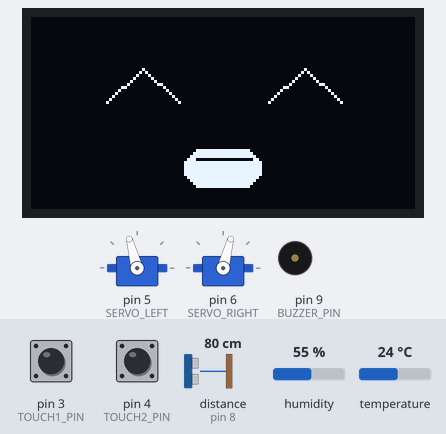
Simulated run of this sketch. Board: Arduino Uno, built with avr-gcc and run on an emulated ATmega328P. Parts: 2 × servo, 128×64 one-colour display, buzzer (waves = sounding). Wiring (inferred from the names in the program): ultrasonic range finder: trigger pin 7; echo pin 8. Inputs (shaded band) come from the test bench; at power-on: pin 4 (TOUCH2_PIN) LOW, pin 3 (TOUCH1_PIN) LOW, distance to the obstacle (sensor on pin 8) 80 cm, humidity 55 %, temperature 24 °C. The echo pulse lasts 58.3 µs per cm; what the sketch prints to the serial monitor is not drawn.

Above: at 1.2 s.
1.3 s: pin 4 (TOUCH2_PIN) pulled HIGH for 0.15 s
At 1.89 s:
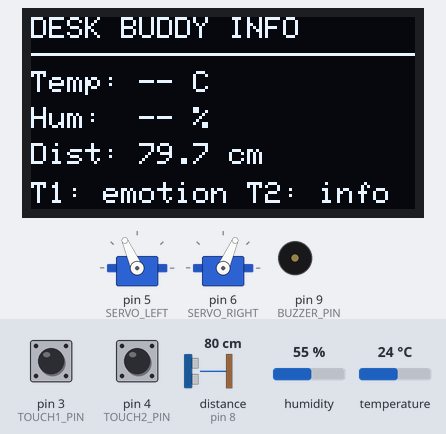
2.0 s: pin 3 (TOUCH1_PIN) pulled HIGH for 0.15 s
At 2.44 s:
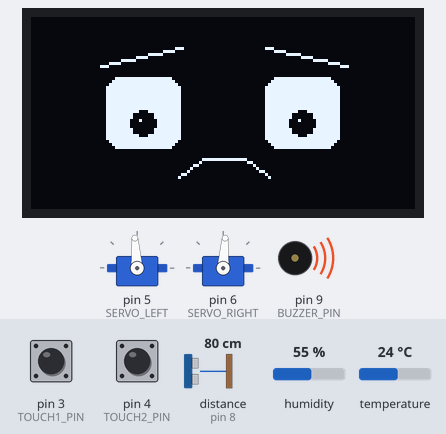
2.7 s: distance to the obstacle (sensor on pin 8) set to 2 cm
At 3.43 s:
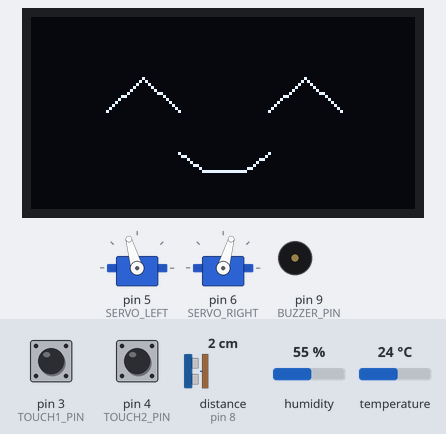
Timing chart, 0 to 11.4 s (numbered marks = the images above; inputs shaded):
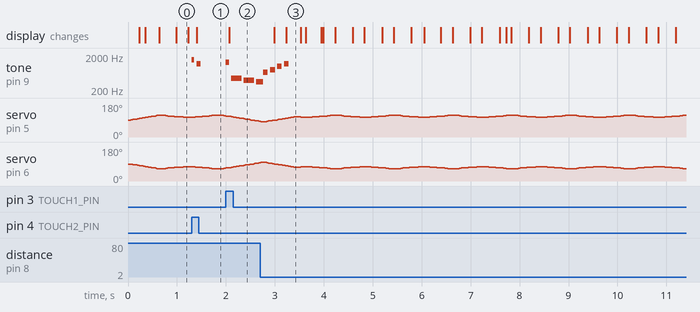

The sketch:

DeskBuddyCode.ino
```cpp
#include <Wire.h>
#include <Adafruit_GFX.h>
#include <Adafruit_SSD1306.h>
#include <DHT.h>
#include <Servo.h>

// DESK BUDDY - Arduino Uno R3
// OLED + DHT11 + 2x TTP223 + HC-SR04 + 2x SG90 + passive buzzer D9
#define DHT_PIN       2
#define TOUCH1_PIN    3
#define TOUCH2_PIN    4
#define SERVO_LEFT    5
#define SERVO_RIGHT   6
#define TRIG_PIN      7
#define ECHO_PIN      8
#define BUZZER_PIN    9
#define OLED_ADDR     0x3C
#define DHT_TYPE      DHT11

Adafruit_SSD1306 display(128, 64, &Wire, -1);
DHT dht(DHT_PIN, DHT_TYPE);
Servo leftEar, rightEar;

const unsigned long SLEEP_AFTER_MS = 5000UL;
const unsigned long SENSOR_INTERVAL_MS = 150UL;
const unsigned long DHT_INTERVAL_MS = 2000UL;
const unsigned long DISPLAY_INTERVAL_MS = 120UL;
const unsigned long SERVO_INTERVAL_MS = 20UL;
const unsigned long DEBOUNCE_MS = 180UL;
const unsigned long SOUND_GAP_MS = 45UL;

const float WAKE_DISTANCE_CM = 5.0;
const float RELEASE_DISTANCE_CM = 7.0;

// Chinh goc theo co cau tai thuc te. Hai servo thuong phai quay nguoc chieu co hoc.
const int LEFT_DOWN = 65;
const int LEFT_UP = 115;
const int RIGHT_DOWN = 115;
const int RIGHT_UP = 65;
const bool REVERSE_LEFT_SERVO = false;
const bool REVERSE_RIGHT_SERVO = false;

enum Emotion : byte {
  NORMAL, HAPPY, SAD, ANGRY, SURPRISED, SLEEPING,
  LOVE, CONFUSED, WINK, EXCITED, SUSPICIOUS, SHY
};
Emotion currentEmotion = HAPPY;

unsigned long lastInteraction = 0, lastSensorRead = 0, lastDhtRead = 0;
unsigned long lastDisplayDraw = 0, lastServoUpdate = 0;
unsigned long lastTouch1 = 0, lastTouch2 = 0;
bool previousTouch1 = false, previousTouch2 = false;
bool nearObject = false, showInfo = false;
float distanceCm = -1.0, temperatureC = NAN, humidityPct = NAN;
int leftPosition = 90, rightPosition = 90, leftTarget = 90, rightTarget = 90;

// 12 bo giai dieu ngan, tu tao, moi cam xuc mot mau not rieng.
// Can buzzer passive de nghe duoc cao do khac nhau.
const uint16_t emotionNotes[12][4] PROGMEM = {
  {523, 659, 587, 0},       // NORMAL
  {659, 784, 988, 1175},    // HAPPY
  {440, 392, 349, 330},     // SAD
  {880, 784, 698, 587},     // ANGRY
  {1047, 1319, 1175, 1568}, // SURPRISED
  {392, 349, 330, 294},     // SLEEPING
  {523, 659, 784, 988},     // LOVE
  {740, 494, 659, 440},     // CONFUSED
  {988, 1175, 784, 1047},   // WINK
  {784, 988, 1175, 1568},   // EXCITED
  {392, 554, 466, 622},     // SUSPICIOUS
  {587, 698, 659, 523}      // SHY
};
const uint16_t emotionDuration[12] PROGMEM = {
  115, 95, 210, 100, 115, 240, 145, 135, 95, 80, 160, 165
};
uint16_t soundNotes[6];
uint16_t soundDurations[6];
byte soundCount = 0, soundIndex = 0;
unsigned long nextSoundAt = 0;
bool soundPlaying = false;

const char* emotionName(Emotion e) {
  switch (e) {
    case NORMAL: return "NORMAL"; case HAPPY: return "HAPPY";
    case SAD: return "SAD"; case ANGRY: return "ANGRY";
    case SURPRISED: return "SURPRISED"; case SLEEPING: return "SLEEPING";
    case LOVE: return "LOVE"; case CONFUSED: return "CONFUSED";
    case WINK: return "WINK"; case EXCITED: return "EXCITED";
    case SUSPICIOUS: return "SUSPICIOUS"; case SHY: return "SHY";
  }
  return "UNKNOWN";
}

void stopSound() {
  noTone(BUZZER_PIN);
  soundPlaying = false;
  soundCount = soundIndex = 0;
}

void startEmotionSound(Emotion e, bool touch1Ack) {
  noTone(BUZZER_PIN);
  soundCount = soundIndex = 0;
  // TTP1 co mot not bao nhan, sau do la giai dieu cua cam xuc moi.
  if (touch1Ack) {
    soundNotes[soundCount] = 1319;
    soundDurations[soundCount++] = 65;
  }
  for (byte i = 0; i < 4; i++) {
    soundNotes[soundCount] = pgm_read_word(&emotionNotes[(byte)e][i]);
    soundDurations[soundCount] = pgm_read_word(&emotionDuration[(byte)e]);
    soundCount++;
  }
  soundPlaying = true;
  nextSoundAt = millis();
}

void playTouch2Sound() {
  // Hai tieng ting ngan, khac am bao TTP1.
  noTone(BUZZER_PIN);
  soundNotes[0] = 1568; soundDurations[0] = 55;
  soundNotes[1] = 1175; soundDurations[1] = 85;
  soundCount = 2; soundIndex = 0;
  soundPlaying = true;
  nextSoundAt = millis();
}

void updateSound(unsigned long now) {
  if (!soundPlaying || (long)(now - nextSoundAt) < 0) return;
  if (soundIndex >= soundCount) { stopSound(); return; }
  uint16_t f = soundNotes[soundIndex];
  uint16_t d = soundDurations[soundIndex];
  if (f == 0) noTone(BUZZER_PIN);
  else tone(BUZZER_PIN, f, d);
  soundIndex++;
  nextSoundAt = now + d + SOUND_GAP_MS;
}

void setEmotion(Emotion e, bool touch1Ack = false) {
  if (currentEmotion != e) {
    currentEmotion = e;
    Serial.print(F("Emotion: ")); Serial.println(emotionName(e));
    startEmotionSound(e, touch1Ack);
  } else if (touch1Ack) {
    startEmotionSound(e, true);
  }
}

void nextEmotion() {
  byte n = (byte)currentEmotion;
  for (byte i = 0; i < 12; i++) {
    n = (n + 1) % 12;
    if (n != SLEEPING) { setEmotion((Emotion)n); return; }
  }
}

float readDistanceCm() {
  digitalWrite(TRIG_PIN, LOW); delayMicroseconds(2);
  digitalWrite(TRIG_PIN, HIGH); delayMicroseconds(10);
  digitalWrite(TRIG_PIN, LOW);
  unsigned long duration = pulseIn(ECHO_PIN, HIGH, 12000UL);
  if (duration == 0) return -1.0;
  return duration * 0.0343 / 2.0;
}

void updateUltrasonic(unsigned long now) {
  if (now - lastSensorRead < SENSOR_INTERVAL_MS) return;
  lastSensorRead = now;
  distanceCm = readDistanceCm();
  bool wasNear = nearObject;
  if (distanceCm >= 2.0 && distanceCm <= WAKE_DISTANCE_CM) nearObject = true;
  else if (distanceCm > RELEASE_DISTANCE_CM || distanceCm < 0) nearObject = false;
  if (nearObject) {
    lastInteraction = now;
    showInfo = false;
    if (!wasNear) setEmotion(HAPPY);
  }
}

void updateDHT(unsigned long now) {
  if (now - lastDhtRead < DHT_INTERVAL_MS) return;
  lastDhtRead = now;
  float t = dht.readTemperature(), h = dht.readHumidity();
  if (!isnan(t)) temperatureC = t;
  if (!isnan(h)) humidityPct = h;
}

void updateTouch(unsigned long now) {
  bool t1 = digitalRead(TOUCH1_PIN);
  bool t2 = digitalRead(TOUCH2_PIN);

  if (t1 && !previousTouch1 && now - lastTouch1 >= DEBOUNCE_MS) {
    lastTouch1 = now; lastInteraction = now; showInfo = false;
    if (currentEmotion == SLEEPING) setEmotion(HAPPY, true);
    else { nextEmotion(); startEmotionSound(currentEmotion, true); }
  }

  if (t2 && !previousTouch2 && now - lastTouch2 >= DEBOUNCE_MS) {
    lastTouch2 = now; lastInteraction = now;
    playTouch2Sound();
    if (currentEmotion == SLEEPING) {
      setEmotion(NORMAL); showInfo = true;
    } else {
      showInfo = !showInfo;
    }
  }
  previousTouch1 = t1;
  previousTouch2 = t2;
}

void updateSleep(unsigned long now) {
  if (nearObject) return;
  if (now - lastInteraction >= SLEEP_AFTER_MS && currentEmotion != SLEEPING) {
    showInfo = false;
    setEmotion(SLEEPING);
  }
}

int correctedAngle(int a, bool reverse) {
  a = constrain(a, 0, 180);
  return reverse ? 180 - a : a;
}

void setEarTargets(int l, int r) {
  leftTarget = correctedAngle(l, REVERSE_LEFT_SERVO);
  rightTarget = correctedAngle(r, REVERSE_RIGHT_SERVO);
}

void calculateEarPose(unsigned long now) {
  int phase = (now / 150UL) % 8;
  int wave = (phase < 4) ? phase : 7 - phase;
  int wiggle = wave * 3;
  switch (currentEmotion) {
    case NORMAL: setEarTargets(88 + wiggle, 92 - wiggle); break;
    case HAPPY: setEarTargets(105 + wiggle, 75 - wiggle); break;
    case SAD: setEarTargets(LEFT_DOWN, RIGHT_DOWN); break;
    case ANGRY: setEarTargets(115 + (wave % 2) * 4, 65 - (wave % 2) * 4); break;
    case SURPRISED: setEarTargets(LEFT_UP, RIGHT_UP); break;
    case SLEEPING: setEarTargets(LEFT_DOWN, RIGHT_DOWN); break;
    case LOVE: setEarTargets(100 + wiggle, 80 + wiggle); break;
    case CONFUSED: setEarTargets(LEFT_UP, RIGHT_DOWN); break;
    case WINK: setEarTargets(95 + wiggle, RIGHT_UP); break;
    case EXCITED: setEarTargets(108 + wiggle * 2, 72 - wiggle * 2); break;
    case SUSPICIOUS: setEarTargets(LEFT_DOWN + 12, RIGHT_UP - 12); break;
    case SHY: setEarTargets(LEFT_DOWN + 8 + wiggle, RIGHT_DOWN - 8 - wiggle); break;
  }
  leftTarget = constrain(leftTarget, 55, 125);
  rightTarget = constrain(rightTarget, 55, 125);
}

void updateServos(unsigned long now) {
  calculateEarPose(now);
  if (now - lastServoUpdate < SERVO_INTERVAL_MS) return;
  lastServoUpdate = now;
  if (leftPosition < leftTarget) leftPosition++;
  else if (leftPosition > leftTarget) leftPosition--;
  if (rightPosition < rightTarget) rightPosition++;
  else if (rightPosition > rightTarget) rightPosition--;
  leftEar.write(leftPosition);
  rightEar.write(rightPosition);
}

void drawEye(int x, int y, int pupilX, int pupilY, int w = 25, int h = 24) {
  display.fillRoundRect(x, y, w, h, 5, SSD1306_WHITE);
  int px = x + w / 2 + pupilX, py = y + h / 2 + pupilY;
  display.fillCircle(px, py, 4, SSD1306_BLACK);
  display.drawPixel(px - 1, py - 1, SSD1306_WHITE);
}
void drawClosedEyes() {
  display.drawLine(25, 29, 49, 29, SSD1306_WHITE);
  display.drawLine(79, 29, 103, 29, SSD1306_WHITE);
}
void drawHappyEyes(int o) {
  display.drawLine(25, 30 + o, 37, 19 + o, SSD1306_WHITE);
  display.drawLine(37, 19 + o, 49, 30 + o, SSD1306_WHITE);
  display.drawLine(79, 30 + o, 91, 19 + o, SSD1306_WHITE);
  display.drawLine(91, 19 + o, 103, 30 + o, SSD1306_WHITE);
}
void drawSmile(bool openMouth) {
  if (openMouth) {
    display.fillRoundRect(51, 44, 26, 13, 6, SSD1306_WHITE);
    display.drawLine(55, 47, 73, 47, SSD1306_BLACK);
  } else {
    display.drawLine(49, 45, 57, 51, SSD1306_WHITE);
    display.drawLine(57, 51, 71, 51, SSD1306_WHITE);
    display.drawLine(71, 51, 79, 45, SSD1306_WHITE);
  }
}
void drawHeart(int cx, int cy) {
  display.fillCircle(cx - 5, cy - 3, 6, SSD1306_WHITE);
  display.fillCircle(cx + 5, cy - 3, 6, SSD1306_WHITE);
  display.fillTriangle(cx - 11, cy, cx + 11, cy, cx, cy + 14, SSD1306_WHITE);
}

void drawFace(unsigned long now) {
  display.clearDisplay();
  bool anim = ((now / 300UL) % 2) != 0;
  bool blink = (now % 3800UL) < 130UL;
  int look = ((now / 900UL) % 3 == 0) ? -2 : (((now / 900UL) % 3 == 1) ? 0 : 2);
  switch (currentEmotion) {
    case NORMAL:
      if (blink) drawClosedEyes(); else { drawEye(25,17,look,0); drawEye(78,17,look,0); }
      display.drawLine(53,49,75,49,SSD1306_WHITE); break;
    case HAPPY:
      if (blink) drawClosedEyes(); else drawHappyEyes(anim ? -2 : 1);
      drawSmile(anim); break;
    case SAD:
      drawEye(25,20,0,3); drawEye(78,20,0,3);
      display.drawLine(23,16,50,10,SSD1306_WHITE); display.drawLine(78,10,105,16,SSD1306_WHITE);
      display.drawLine(49,53,57,47,SSD1306_WHITE); display.drawLine(57,47,71,47,SSD1306_WHITE); display.drawLine(71,47,79,53,SSD1306_WHITE); break;
    case ANGRY:
      drawEye(25,19,0,2); drawEye(78,19,0,2);
      display.drawLine(22,10,51,22,SSD1306_WHITE); display.drawLine(77,22,106,10,SSD1306_WHITE);
      display.drawLine(51,50,77,50,SSD1306_WHITE); break;
    case SURPRISED:
      drawEye(23,13,0,0,29,31); drawEye(76,13,0,0,29,31);
      display.drawCircle(64,52,anim ? 8 : 6,SSD1306_WHITE); break;
    case SLEEPING:
      drawClosedEyes(); display.drawLine(53,49,75,49,SSD1306_WHITE);
      display.setTextSize(1); display.setTextColor(SSD1306_WHITE); display.setCursor(anim ? 102 : 108, anim ? 13 : 5); display.print(F("Zz")); break;
    case LOVE:
      drawHeart(37,25); drawHeart(91,25); drawSmile(anim); break;
    case CONFUSED:
      drawEye(25,18,-3,2); drawEye(78,18,3,-2);
      display.drawLine(48,50,56,46,SSD1306_WHITE); display.drawLine(56,46,65,51,SSD1306_WHITE); display.drawLine(65,51,79,46,SSD1306_WHITE); break;
    case WINK:
      if (anim) display.drawLine(25,29,50,29,SSD1306_WHITE); else drawEye(25,17,0,0);
      drawEye(78,17,0,0); drawSmile(false); break;
    case EXCITED:
      drawEye(25,17,0,0); drawEye(78,17,0,0);
      display.fillRoundRect(49,43,30,anim ? 15 : 12,6,SSD1306_WHITE); display.drawLine(54,47,74,47,SSD1306_BLACK); break;
    case SUSPICIOUS:
      drawEye(25,19,look,1); drawEye(78,19,look,1);
      display.drawLine(23,11,50,14,SSD1306_WHITE); display.drawLine(78,8,105,15,SSD1306_WHITE); display.drawLine(53,49,75,49,SSD1306_WHITE); break;
    case SHY:
      drawEye(25,19,0,4); drawEye(78,19,0,4);
      if (anim) { display.fillCircle(14,43,5,SSD1306_WHITE); display.fillCircle(114,43,5,SSD1306_WHITE); }
      drawSmile(false); break;
  }
  display.display();
}

void drawInfo() {
  display.clearDisplay(); display.setTextSize(1); display.setTextColor(SSD1306_WHITE);
  display.setCursor(0,0); display.println(F("DESK BUDDY INFO")); display.drawLine(0,12,127,12,SSD1306_WHITE);
  display.setCursor(0,18); display.print(F("Temp: "));
  if (isnan(temperatureC)) display.print(F("--")); else display.print(temperatureC,1);
  display.println(F(" C"));
  display.setCursor(0,30); display.print(F("Hum:  "));
  if (isnan(humidityPct)) display.print(F("--")); else display.print(humidityPct,1);
  display.println(F(" %"));
  display.setCursor(0,42); display.print(F("Dist: "));
  if (distanceCm < 0) display.print(F("--")); else display.print(distanceCm,1);
  display.println(F(" cm"));
  display.setCursor(0,55); display.print(F("T1: emotion T2: info"));
  display.display();
}

void setup() {
  Serial.begin(9600);
  pinMode(TOUCH1_PIN, INPUT); pinMode(TOUCH2_PIN, INPUT);
  pinMode(TRIG_PIN, OUTPUT); pinMode(ECHO_PIN, INPUT);
  pinMode(BUZZER_PIN, OUTPUT);
  dht.begin();
  leftEar.attach(SERVO_LEFT); rightEar.attach(SERVO_RIGHT);
  leftEar.write(90); rightEar.write(90);
  if (!display.begin(SSD1306_SWITCHCAPVCC, OLED_ADDR)) {
    Serial.println(F("OLED error: check SDA/SCL and address 0x3C"));
    while (true) { }
  }
  display.clearDisplay(); display.setTextColor(SSD1306_WHITE); display.setTextSize(1);
  display.setCursor(22,25); display.println(F("DESK BUDDY")); display.display();
  lastInteraction = millis();
  setEmotion(HAPPY);
}

void loop() {
  unsigned long now = millis();
  updateDHT(now);
  updateUltrasonic(now);
  updateTouch(now);
  updateSleep(now);
  updateServos(now);
  updateSound(now);

  if (now - lastDisplayDraw >= DISPLAY_INTERVAL_MS) {
    lastDisplayDraw = now;
    if (showInfo) drawInfo(); else drawFace(now);
  }
}
```

Measured:
- after the input at 1.3 s, tone on pin 9 (BUZZER_PIN): silent → 1568 Hz at once, → silent 0.06 s later, → 1175 Hz 0.04 s later, → silent 0.09 s later; the display: changes after 0.10 s (image 1)
- after the input at 2.0 s, tone on pin 9 (BUZZER_PIN): plays 1319 Hz for 0.07 s, 440 Hz for 0.21 s, 392 Hz for 0.21 s, 349 Hz for 0.08 s, starting at once; the display: changes after 0.07 s (image 2)
- after the input at 2.7 s, the display: first changes after 0.29 s (image 3 shows a later state)
